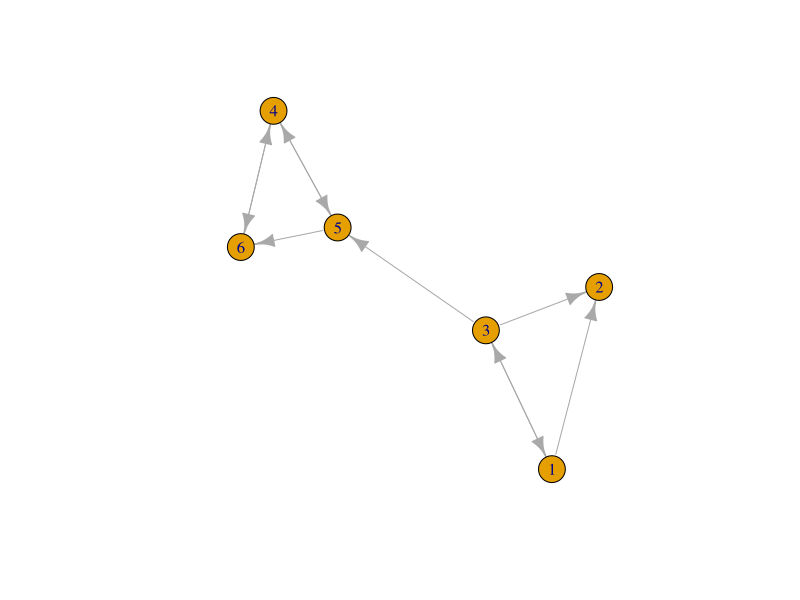

Here is the R script that generated this plot:
## ---- chunk 1
knitr::opts_chunk$set(echo = TRUE)
## ---- chunk 2
#Creating the matrix
A <- matrix(c(0, 1/2, 1/2, 0, 0, 0, 
              1/6, 1/6, 1/6, 1/6, 1/6, 1/6, 
              1/3, 1/3, 0, 0, 1/3, 0,
              0, 0, 0, 0, 1/2, 1/2, 
              0, 0, 0, 1/2, 0, 1/2,
              0, 0, 0, 1, 0, 0), nrow=6, byrow = TRUE)
A
## ---- chunk 3
#Applying the decay
B = 0.85*A + 0.15/6
B
## ---- chunk 4
r = c(1/6, 1/6, 1/6, 1/6, 1/6, 1/6)


#Trying n=50
for (n in 1:50) {
  r = r%*%B
}

print (r)


#50 seems to be a safe number where teh values converge
for (n in 1:100) {
  r = r%*%B
}

print (r)

## ---- chunk 5
eigen(t(B))
#We got the eigenvalue of 1 that happens to be the largest value.


# First Eigenvector seems to be similar to our vector multiplied by 2
eigen(t(B))$vectors[,1]/2
## ---- chunk 6
library(igraph)
# Recreting matrix with proper second row
A <- matrix(c(0, 1/2, 1/2, 0, 0, 0, 
              0, 0, 0, 0, 0, 0, 
              1/3, 1/3, 0, 0, 1/3, 0,
              0, 0, 0, 0, 1/2, 1/2, 
              0, 0, 0, 1/2, 0, 1/2,
              0, 0, 0, 1, 0, 0), nrow=6, byrow = TRUE)
p = graph_from_adjacency_matrix(A, weighted=TRUE)

plot(p)

#The page_rank function gives us the same vector
page_rank(p)

